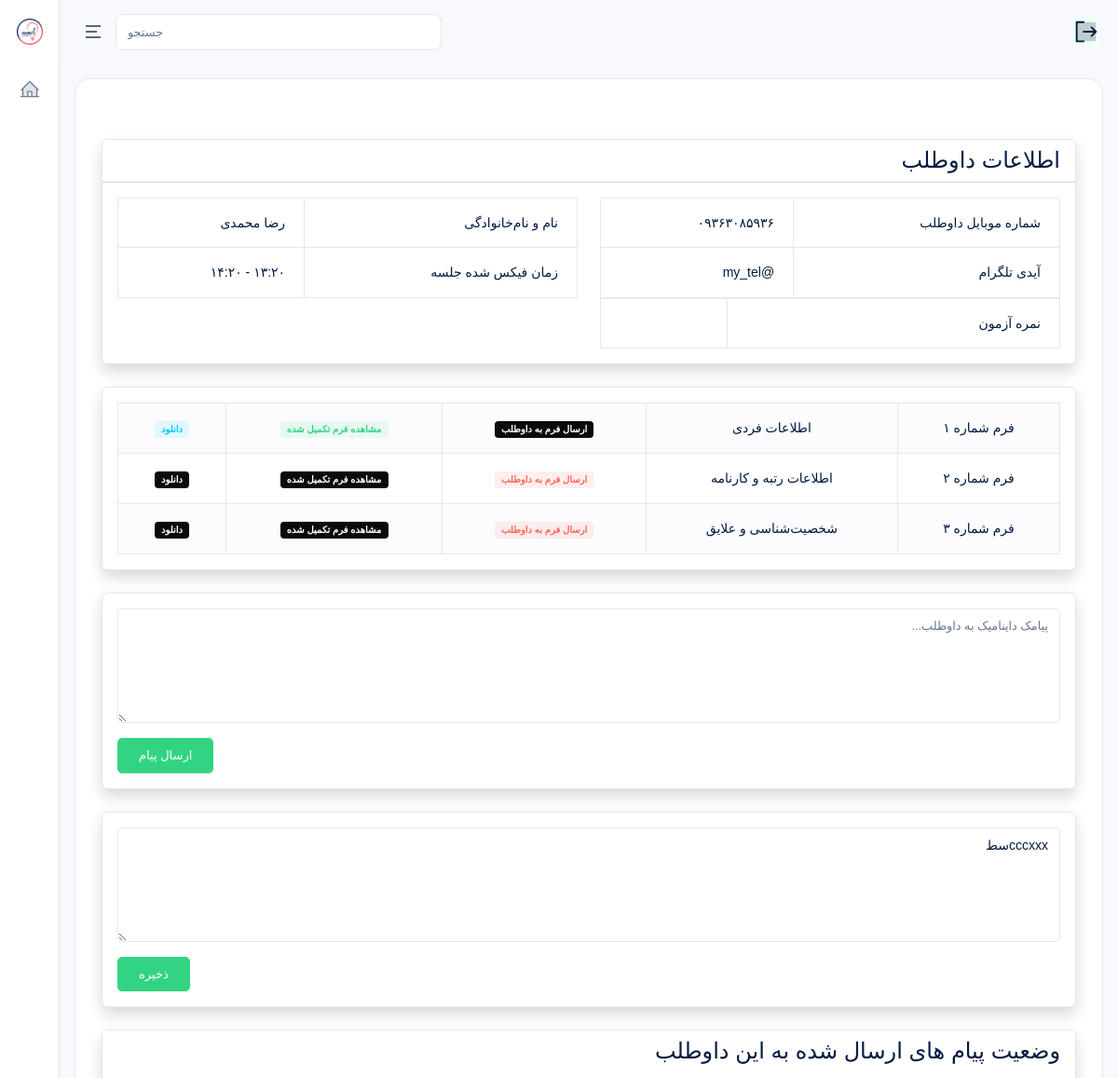
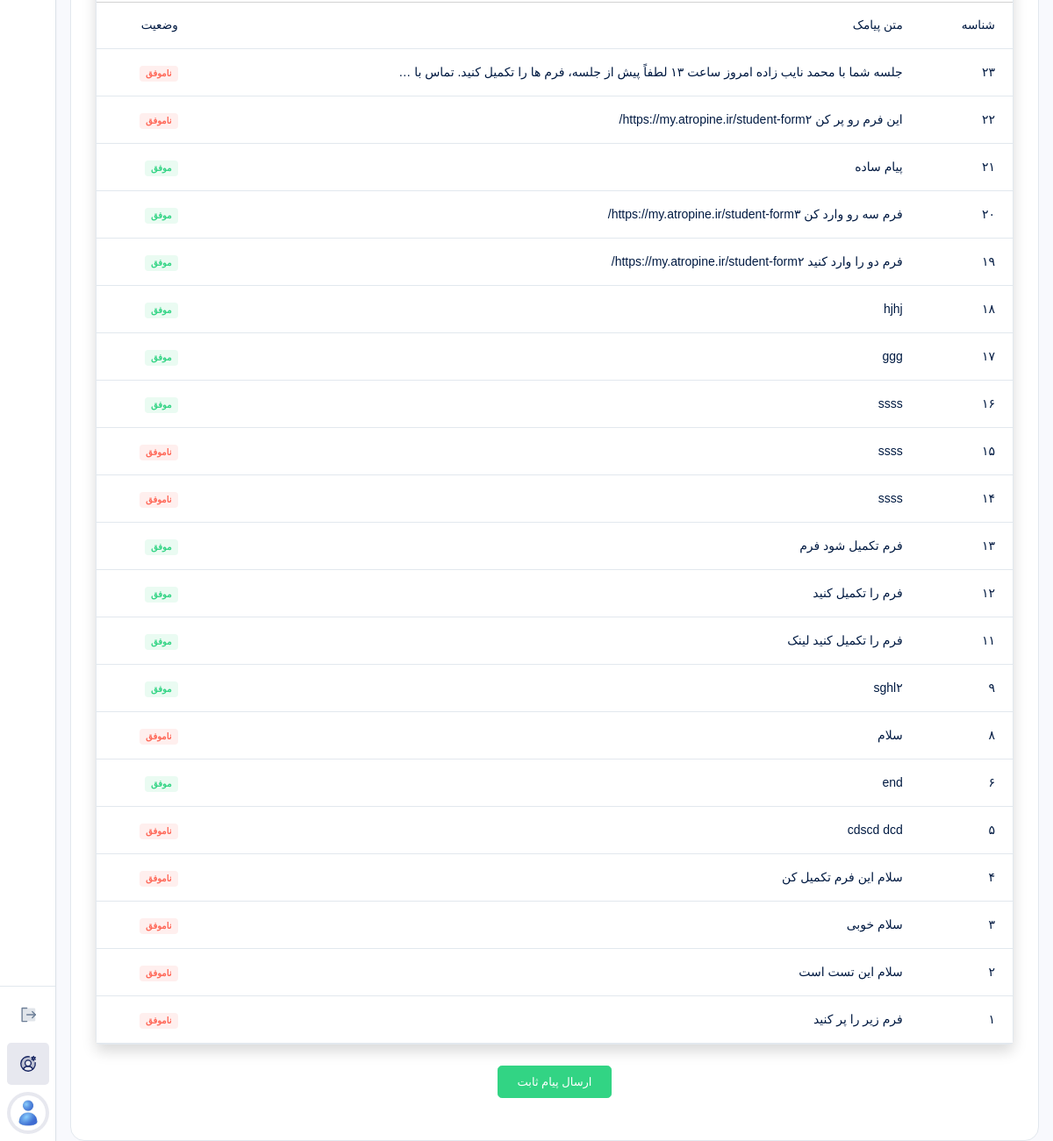
The app's page /accounts/consultants/my-student/14/ (signed in) with its own data (2 pictures, top to bottom).
### accounts/models.py (models this page shows, shortened)
class User(AbstractUser):
    ROLE_CHOICES = (
        ("super_admin", "مدیرکل"),
        ("supervisor", "ناظر"),
        ("consultant", "مشاور"),
        ("student", "داوطلب"),
    )
    role = models.CharField(max_length=30, choices=ROLE_CHOICES, verbose_name="نقش")
    mobile = models.CharField(max_length=15, blank=True, unique=True, verbose_name="شماره موبایل")
    avatar = models.ImageField(upload_to="avatars/", blank=True, null=True, verbose_name="تصویر پروفایل")
    is_suspended = models.BooleanField(default=False, verbose_name="تعلیق شده")
    suspension_reason = models.TextField(blank=True, verbose_name="دلیل تعلیق")
    is_limited = models.BooleanField(default=False, verbose_name="دسترسی محدود (برای مدیرکل)")
    class Meta:
        verbose_name = "کاربر"
        verbose_name_plural = "کاربران"
        ordering = ["-id"]

class StudentForm1(models.Model):
    student = models.OneToOneField(Student, on_delete=models.CASCADE, related_name="student_form_1", verbose_name="داوطلب")
    full_name = models.CharField(
        max_length=200,
        verbose_name="* نام و نام خانوادگی"
    )
    mobile = models.CharField(
        max_length=11,
        verbose_name="* شماره تماس",
        help_text="همان شماره که برای ادمین آتروپین ارسال کردید یا با آن وارد سامانه شدید"
    )
    telegram_id = models.CharField(
        max_length=100,
        verbose_name="* آیدی تلگرام",
        help_text="اگر آیدی ندارید لطفا بسازید چون برای پیدا کردن شما در بین انبوده پیام های دریافتی، ضرورت دارد"
    )
    age = models.PositiveSmallIntegerField(
        verbose_name="* سن"
    )
    city = models.CharField(
        max_length=100,
        verbose_name="* شهر فعلی محل زندگی"
    )
    university = models.CharField(
        max_length=200,
        verbose_name="* دانشگاه محل تحصیل دوره عمومی"
    )
    marital_status = models.CharField(
        max_length=200,
        verbose_name="* وضعیت تأهل و فرزند"
    )
    spouse_job = models.CharField(
        max_length=200,
        blank=True,
        verbose_name="شغل همسر"
    )
    employment_status = models.CharField(
        max_length=200,
        blank=True,
        verbose_name="آیا استخدام جایی هستید؟"
    )
    service_status = models.TextField(
        blank=True,
        verbose_name="وضعیت گذراندن دوره طرح یا سربازی",
        help_text="ذکر محل خدمت: اورژانس، بهداشت، درمانگاه‌های نیروهای مسلح یا سایر"
    )
    other_description = models.TextField(
        blank=True,
        verbose_name="سایر موارد مرتبط را ذکر کنید"
    )
    class Meta:
        verbose_name = "فرم شماره 1"
        verbose_name_plural = "فرم های شماره 1"
        ordering = ["-id"]

class ConsultantSchedule(models.Model):
    consultant = models.ForeignKey(
        Consultant,
        on_delete=models.CASCADE,
        verbose_name="مشاور"
    )
    date = models.DateField(
        verbose_name="تاریخ"
    )
    start_time = models.TimeField(
        verbose_name="ساعت شروع"
    )
    end_time = models.TimeField(
        verbose_name="ساعت پایان"
    )
    is_reserved = models.BooleanField(
        default=False,
        verbose_name="رزرو شده؟"
    )
    is_held = models.BooleanField(
        default=False,
        verbose_name="برگزار شده؟"
    )
    class Meta:
        verbose_name = "برنامه حضور مشاور"
        verbose_name_plural = "برنامه های حضور مشاور"
        ordering = ["-id"]

class SMS(models.Model):
    sender = models.ForeignKey(
        User,
        on_delete=models.CASCADE,
        related_name="sent_sms",
        verbose_name="فرستنده"
    )
    students = models.ManyToManyField(
        Student,
        related_name="received_sms",
        verbose_name="گیرندگان"
    )
    message = models.TextField(
        verbose_name="متن پیام"
    )
    result = models.CharField(
        max_length=2,
        blank=True,
        verbose_name="نتیجه ارسال"
    )
    created_at = models.DateTimeField(
        auto_now_add=True
    )
    class Meta:
        verbose_name = "پیامک"
        verbose_name_plural = "پیامک‌ها"
        ordering = ["-id"]

### payments/models.py (models this page shows)
class Consultation(models.Model):
    service = models.OneToOneField(
        ServiceToStudent,
        on_delete=models.PROTECT,
        related_name="consultation",
        verbose_name="خدمت خریداری شده"
    )
    schedule = models.ForeignKey(
        ConsultantSchedule,
        on_delete=models.CASCADE,
        related_name="schedule_consultations",
        verbose_name="برنامه حضور"
    )
    notes = models.TextField(blank=True)
    class Meta:
        verbose_name = "جلسه مشاوره"
        verbose_name_plural = "جلسات مشاوره"
        ordering = ["-id"]

### accounts/views.py (the view, shortened to what this page needs)
# urls.py: path("consultants/my-student/<int:id>/", show_my_student, name="show_my_student"),
def show_my_student(request, id):
    schedule = get_object_or_404(
        ConsultantSchedule,
        id=id,
        consultant=request.user.user_consultant
    )
    schedule.date_shamsi = jdatetime.date.fromgregorian(
        date=schedule.date
    ).strftime("%Y/%m/%d")
    consultation = get_object_or_404(
        Consultation.objects.select_related(
            "service__student__user"
        ),
        schedule=schedule
    )
    user = consultation.service.student.user
    student = getattr(user, "user_student", None)
    context = {
        "schedule": schedule,
        "user": user,
        "student": student,
        "consultation": consultation,
        "has_form_1": hasattr(student, "student_form_1"),
        "has_form_2": hasattr(student, "student_form_2"),
        "has_form_3": hasattr(student, "student_form_3"),
    }
    context["smses"] = SMS.objects.filter(
        sender=request.user,
        students=student
    ).order_by("-id")
    if student:
        if hasattr(student, "student_form_1"):
            form_1_fields = []
            for field in student.student_form_1._meta.fields:
                if field.name in ["id", "student"]:
                    continue
                value = getattr(student.student_form_1, field.name)
                form_1_fields.append({
                    "label": field.verbose_name,
                    "value": value,
                })
            context["form_1_fields"] = form_1_fields
    return render(
        request,
        "accounts/consultants/show_my_student.html",
        context
    )

### templates/accounts/consultants/show_my_student.html (shortened to what this page needs)
{% extends 'bases/dashboard.html' %}
{% load static %}
{% block content %}
<div class="container py-5" dir="rtl">
    <div class="card shadow mb-4">
        <div class="card-header bg-primary text-white">
            <h4 class="mb-0">اطلاعات داوطلب</h4>
        </div>
        <div class="card-body">
            <div class="row">
                <div class="col-md-6">
                    <table class="table table-bordered">
                        <tr>
                            <th>شماره موبایل داوطلب</th>
                            <td>{{ user.mobile }}</td>
                        </tr>
                        <tr>
                            <th>آیدی تلگرام</th>
                            <td>{{ user.user_student.student_form_1.telegram_id }}</td>
                        </tr>
                    </table>
                </div>
                <div class="col-md-6">
                    <table class="table table-bordered">
                        <tr>
                            <th>نام و نام‌خانوادگی</th>
                            <td>{{ user.get_full_name }}</td>
                        </tr>
                        <tr>
                            <th>زمان فیکس شده جلسه</th>
                            <td>{{ schedule.date_shamsi }} {{ schedule.start_time }} - {{ schedule.end_time }}</td>
                        </tr>
                    </table>
                </div>
                <div class="col-md-6">
                    <table class="table table-bordered">
                        <tr>
                            <th>نمره آزمون</th>
                            <td>{{ user.user_student.student_form_2.assistant_score }}</td>
                        </tr>
                    </table>
                </div>
            </div>
        </div>
    </div>
    <div class="card shadow mb-4">
        <div class="card-body">
            <table class="table table-striped table-bordered table-hover text-center">
                <tbody>
                    <tr>
                        <th>فرم شماره 1</th>
                        <td>اطلاعات فردی</td>
                        {% if has_form_1 %}
                        <td>
                            <span class="badge bg-dark">
                                ارسال فرم به داوطلب
                            </span>
                        </td>
                        <td>
                            <button class="badge bg-success-transparent border-0" data-bs-toggle="modal"
                                data-bs-target="#form1Modal">
                                مشاهده فرم تکمیل شده
                            </button>
                        </td>
                        <td>
                            <a
                                href="{% url 'export_form1_excel' schedule.id %}"
                                class="badge bg-info-transparent">
                                دانلود
                            </a>
                        </td>
                        {% endif %}
                    </tr>
                    <tr>
                        <th>فرم شماره 2</th>
                        <td>اطلاعات رتبه و کارنامه</td>
                        {% if has_form_2 %}
                        <td>
                            <span class="badge bg-dark">
                                ارسال فرم به داوطلب
                            </span>
                        </td>
                        <td>
                            <button class="badge bg-success-transparent border-0" data-bs-toggle="modal"
                                data-bs-target="#form2Modal">
                                مشاهده فرم تکمیل شده
                            </button>
                        </td>
                        <td>
                            <a
                                href="{% url 'export_form2_excel' schedule.id %}"
                                class="badge bg-info-transparent">
                                دانلود
                            </a>
                        </td>
                        {% else %}
                        <td>
                            <button class="badge bg-danger-transparent border-0" data-bs-toggle="modal"
                                data-bs-target="#smsForm2">
                                ارسال فرم به داوطلب
                            </button>
                        </td>
                        <td>
                            <span class="badge bg-dark">
                                مشاهده فرم تکمیل شده
                            </span>
                        </td>
                        <td>
                            <span class="badge bg-dark">
                                دانلود
                            </span>
                        </td>
                        {% endif %}
                    </tr>
                    <tr>
                        <th>فرم شماره 3</th>
                        <td>شخصیت‌شناسی و علایق</td>
                        {% if has_form_3 %}
                        <td>
                            <span class="badge bg-dark">
                                ارسال فرم به داوطلب
                            </span>
                        </td>
                        <td>
                            <button class="badge bg-success-transparent border-0" data-bs-toggle="modal"
                                data-bs-target="#form3Modal">
                                مشاهده فرم تکمیل شده
                            </button>
                        </td>
                        <td>
                            <a
                                href="{% url 'export_form3_excel' schedule.id %}"
                                class="badge bg-info-transparent">
                                دانلود
                            </a>
                        </td>
                        {% else %}
                        <td>
                            <button class="badge bg-danger-transparent border-0" data-bs-toggle="modal"
                                data-bs-target="#smsForm3">
                                ارسال فرم به داوطلب
                            </button>
                        </td>
                        <td>
                            <span class="badge bg-dark">
                                مشاهده فرم تکمیل شده
                            </span>
                        </td>
                        <td>
                            <span class="badge bg-dark">
                                دانلود
                            </span>
                        </td>
                        {% endif %}
                    </tr>
                </tbody>
            </table>
        </div>
    </div>
    <div class="card shadow mb-4">
        <div class="card-body">
            <form method="post">
                <div class="mb-3">
                    <textarea
                        name="message"
                        class="form-control"
                        rows="5"
                        placeholder="پیامک داینامیک به داوطلب..."
                    ></textarea>
                </div>
                <div class="text-start">
                    <button class="btn btn-success">
                        ارسال پیام
                    </button>
                </div>
            </form>
        </div>
    </div>
    <div class="card shadow mb-4">
        <div class="card-body">
            <form method="post">
                <div class="mb-3">
                    <textarea
                        name="notes"
                        class="form-control"
                        rows="5"
                        placeholder="نوت برداری..."
                    >{{ consultation.notes }}</textarea>
                </div>
                <div class="text-start">
                    <button class="btn btn-success">
                        ذخیره
                    </button>
                </div>
            </form>
        </div>
    </div>
    <div class="card shadow mb-4">
        <div class="card-header justify-content-between">
            <div class="card-title">
                <h4>
                    وضعیت پیام های ارسال شده به این داوطلب
                </h4>
            </div>
        </div>
        <table class="table text-nowrap table-hover">
            <thead>
                <tr>
                    <th scope="col">شناسه</th>
                    <th scope="col">متن پیامک</th>
                    <th scope="col">وضعیت</th>
                </tr>
            </thead>
            <tbody>
                {% for sms in smses %}
                <tr>
                    <td>
                        {{ sms.id }}
                    </td>
                    <td>
                        {{ sms.message|truncatewords:20 }}
                    </td>
                    <td>
                        {% if sms.result == "1" %}
                        <span class="badge bg-success-transparent">موفق</span>
                        {% else %}
                        <span class="badge bg-danger-transparent">ناموفق</span>
                        {% endif %}
                    </td>
                </tr>
                {% empty %}
                <tr>
                    <td colspan="3" style="text-align: center;">
                        موردی یافت نشد.
                    </td>
                </tr>
                {% endfor %}
            </tbody>
        </table>
    </div>
    <div class="mt-3 text-center">
        <form method="post" action="{% url 'send_static_sms' student.id %}">
            <button type="submit" class="btn btn-success">
                ارسال پیام ثابت
            </button>
        </form>
    </div>
</div>
{% endblock %}

### records on screen
User: mobile "۰۹۳۶۳۰۸۵۹۳۶", user_student.student_form_1.telegram_id "@my_tel", get_full_name "رضا محمدی"
ConsultantSchedule: end_time "۱۴:۲۰"
Consultation: notes "cccxxxسط"
SMS: id "۲۳", message "جلسه شما با محمد نایب زاده امروز ساعت ۱۳ لطفاً پیش از جلسه، فرم ها را تکمیل کنید. تماس با …", result "ناموفق"
SMS: id "۲۲", message "این فرم رو پر کن https://my.atropine.ir/student-form۲/", result "ناموفق"
SMS: id "۲۱", message "پیام ساده", result "موفق"
SMS: id "۲۰", message "فرم سه رو وارد کن https://my.atropine.ir/student-form۳/", result "موفق"
SMS: id "۱۹", message "فرم دو را وارد کنید https://my.atropine.ir/student-form۲/", result "موفق"
SMS: id "۱۸", message "hjhj", result "موفق"
SMS: id "۱۷", message "ggg", result "موفق"
SMS: id "۱۶", message "ssss", result "موفق"
SMS: id "۱۵", message "ssss", result "ناموفق"
SMS: id "۱۴", message "ssss", result "ناموفق"
SMS: id "۱۳", message "فرم تکمیل شود فرم", result "موفق"
SMS: id "۱۲", message "فرم را تکمیل کنید", result "موفق"
SMS: id "۱۱", message "فرم را تکمیل کنید لینک", result "موفق"
SMS: id "۹", message "sghl۲", result "موفق"
SMS: id "۸", message "سلام", result "ناموفق"
SMS: id "۶", message "end", result "موفق"
SMS: id "۵", message "cdscd dcd", result "ناموفق"
SMS: id "۴", message "سلام این فرم تکمیل کن", result "ناموفق"
SMS: id "۳", message "سلام خوبی", result "ناموفق"
SMS: id "۲", message "سلام این تست است", result "ناموفق"
SMS: id "۱", message "فرم زیر را پر کنید", result "ناموفق"
